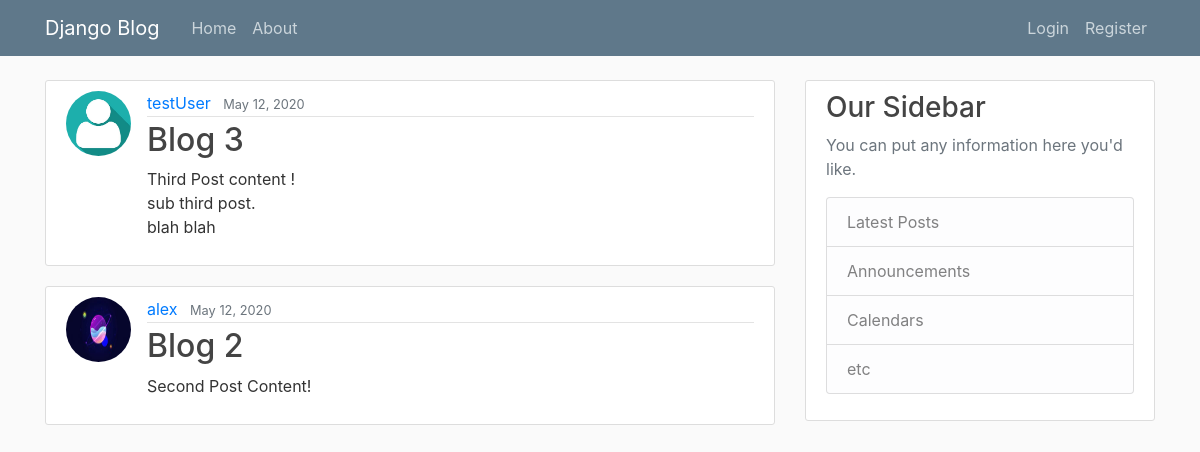
/, run on an earlier commit of the app's database.
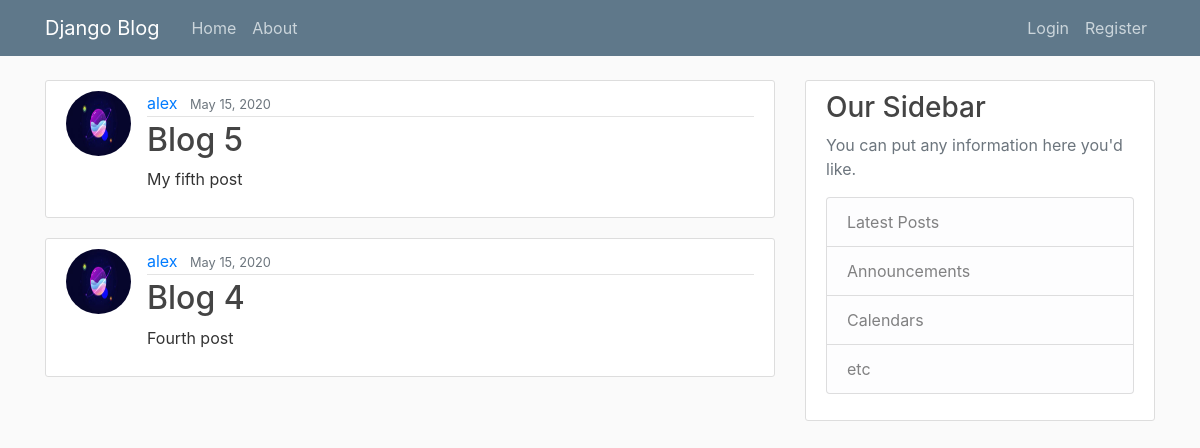
And on a later commit of the database.
### blog/models.py (models this page shows, shortened)
class Post(models.Model):
    title = models.CharField(max_length=100)
    content = models.TextField()
    date_posted = models.DateTimeField(default=timezone.now)
    author = models.ForeignKey(User, on_delete=models.CASCADE)

### users/models.py (models this page shows, shortened)
class Profile(models.Model):
    user = models.OneToOneField(User, on_delete=models.CASCADE)
    image = models.ImageField(default='default.jpg', upload_to='profile_pics')

### blog/views.py (the view)
# urls.py: path('', PostListView.as_view(), name='blog-home'),
class PostListView(ListView):
    model = Post
    template_name = 'blog/home.html'  # <app>/<model>_<viewtype>.html
    context_object_name = 'posts'
    ordering = ['-date_posted']
    paginate_by = 2

### blog/templates/blog/home.html
{% extends "blog/base.html" %}
{% block content %}
    {% for post in posts %}
        <article class="media content-section">
          <img class="rounded-circle article-img" src="{{ post.author.profile.image.url }}">
          <div class="media-body">
            <div class="article-metadata">
              <a class="mr-2" href="#">{{ post.author }}</a>
              <small class="text-muted">{{ post.date_posted|date:"F d, Y" }}</small>
            </div>
            <h2><a class="article-title" href="#">{{ post.title }}</a></h2>
            <p class="article-content">{{ post.content }}</p>
          </div>
        </article>
    {% endfor %}
{% endblock content %}

What changed in the data, as far as the page shows it:
no longer on this page (row unchanged): Post: author.profile.image (placeholder picture), author "testUser", date_posted "May 12, 2020", title "Blog 3", content "Third Post content ! sub third post. blah blah"
no longer on this page (row unchanged): Post: author.profile.image (picture), author "alex", date_posted "May 12, 2020", title "Blog 2", content "Second Post Content!"
added Post: author.profile.image (picture), author "alex", date_posted "May 15, 2020", title "Blog 5", content "My fifth post"
added Post: author.profile.image (picture), author "alex", date_posted "May 15, 2020", title "Blog 4", content "Fourth post"
